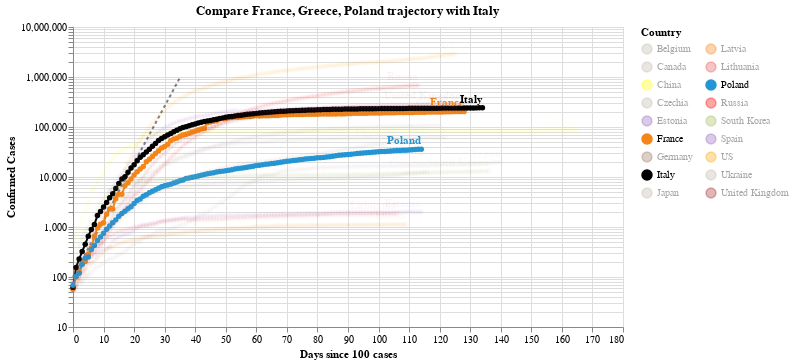

Notebook code for this chart:
### Code cell
#hide_input
chart2 = make_since_chart(dff2, ['France', 'Greece', 'Poland'], baseline_countries)
chart2

### Figure 1 — Vega-Lite specification as saved in the notebook (floating-point values rounded to 4 significant figures; data arrays with more than 128 entries replaced by an {"elided": "..."} marker saying what was removed)
{"config": {"view": {"continuousWidth": 400, "continuousHeight": 300}}, "layer": [{"data": {"name": "data-628230001892d6798b50651be41d1b3e"}, "mark": {"type": "line", "color": "black", "opacity": 0.5, "strokeDash": [3, 3]}, "encoding": {"x": {"type": "quantitative", "field": "Days since 100 cases"}, "y": {"type": "quantitative", "field": "Confirmed Cases"}}}, {"data": {"name": "data-82b8e781aee89ab26d24d80b4b476fea"}, "mark": {"type": "line", "point": true}, "encoding": {"color": {"type": "nominal", "field": "Country", "legend": {"columns": 2}, "scale": {"domain": ["Belgium", "Canada", "China", "Czechia", "Estonia", "France", "Germany", "Italy", "Japan", "Latvia", "Lithuania", "Poland", "Russia", "South Korea", "Spain", "US", "Ukraine", "United Kingdom"], "range": ["#C1B7AD", "#C1B7AD", "yellow", "#C1B7AD", "#9467bd", "#F58518", "#9D755D", "black", "#C1B7AD", "#F58518", "#E45756", "#2495D3", "red", "#A1BA59", "#9467bd", "orange", "#C1B7AD", "brown"]}}, "opacity": {"condition": {"value": 1, "selection": "selector005"}, "value": 0.05}, "tooltip": [{"type": "nominal", "field": "Country"}, {"type": "temporal", "field": "Date"}, {"type": "quantitative", "field": "Confirmed Cases"}, {"type": "quantitative", "field": "Days since 100 cases"}], "x": {"type": "quantitative", "field": "Days since 100 cases"}, "y": {"type": "quantitative", "field": "Confirmed Cases", "scale": {"type": "log"}}}, "selection": {"selector005": {"type": "multi", "fields": ["Country"], "bind": "legend", "init": [{"Country": "France"}, {"Country": "Greece"}, {"Country": "Poland"}, {"Country": "Italy"}]}}, "width": 550}, {"data": {"name": "data-82b8e781aee89ab26d24d80b4b476fea"}, "mark": {"type": "text", "align": "right", "dy": -8, "fontWeight": "bold"}, "encoding": {"color": {"type": "nominal", "field": "Country", "legend": {"columns": 2}, "scale": {"domain": ["Belgium", "Canada", "China", "Czechia", "Estonia", "France", "Germany", "Italy", "Japan", "Latvia", "Lithuania", "Poland", "Russia", "South Korea", "Spain", "US", "Ukraine", "United Kingdom"], "range": ["#C1B7AD", "#C1B7AD", "yellow", "#C1B7AD", "#9467bd", "#F58518", "#9D755D", "black", "#C1B7AD", "#F58518", "#E45756", "#2495D3", "red", "#A1BA59", "#9467bd", "orange", "#C1B7AD", "brown"]}}, "opacity": {"condition": {"value": 1, "selection": "selector005"}, "value": 0.05}, "text": {"type": "nominal", "field": "Country"}, "tooltip": [{"type": "nominal", "field": "Country"}, {"type": "temporal", "field": "Date"}, {"type": "quantitative", "field": "Confirmed Cases"}, {"type": "quantitative", "field": "Days since 100 cases"}], "x": {"type": "quantitative", "field": "Days since 100 cases"}, "y": {"type": "quantitative", "field": "Confirmed Cases", "scale": {"type": "log"}}}, "transform": [{"filter": "(datum['Date'] >= 1593907200000)"}], "width": 550}], "title": "Compare France, Greece, Poland trajectory with Italy", "$schema": "https://vega.github.io/schema/vega-lite/v4.0.2.json", "datasets": {"data-628230001892d6798b50651be41d1b3e": [{"Days since 100 cases": 0, "Confirmed Cases": 100.0}, {"Days since 100 cases": 1, "Confirmed Cases": 130.0}, {"Days since 100 cases": 2, "Confirmed Cases": 169.0}, {"Days since 100 cases": 3, "Confirmed Cases": 219.7}, {"Days since 100 cases": 4, "Confirmed Cases": 285.6}, {"Days since 100 cases": 5, "Confirmed Cases": 371.3}, {"Days since 100 cases": 6, "Confirmed Cases": 482.7}, {"Days since 100 cases": 7, "Confirmed Cases": 627.5}, {"Days since 100 cases": 8, "Confirmed Cases": 815.7}, {"Days since 100 cases": 9, "Confirmed Cases": 1060.0}, {"Days since 100 cases": 10, "Confirmed Cases": 1379.0}, {"Days since 100 cases": 11, "Confirmed Cases": 1792.0}, {"Days since 100 cases": 12, "Confirmed Cases": 2330.0}, {"Days since 100 cases": 13, "Confirmed Cases": 3029.0}, {"Days since 100 cases": 14, "Confirmed Cases": 3937.0}, {"Days since 100 cases": 15, "Confirmed Cases": 5119.0}, {"Days since 100 cases": 16, "Confirmed Cases": 6654.0}, {"Days since 100 cases": 17, "Confirmed Cases": 8650.0}, {"Days since 100 cases": 18, "Confirmed Cases": 11250.0}, {"Days since 100 cases": 19, "Confirmed Cases": 14620.0}, {"Days since 100 cases": 20, "Confirmed Cases": 19000.0}, {"Days since 100 cases": 21, "Confirmed Cases": 24710.0}, {"Days since 100 cases": 22, "Confirmed Cases": 32120.0}, {"Days since 100 cases": 23, "Confirmed Cases": 41750.0}, {"Days since 100 cases": 24, "Confirmed Cases": 54280.0}, {"Days since 100 cases": 25, "Confirmed Cases": 70560.0}, {"Days since 100 cases": 26, "Confirmed Cases": 91730.0}, {"Days since 100 cases": 27, "Confirmed Cases": 119300.0}, {"Days since 100 cases": 28, "Confirmed Cases": 155000.0}, {"Days since 100 cases": 29, "Confirmed Cases": 201500.0}, {"Days since 100 cases": 30, "Confirmed Cases": 262000.0}, {"Days since 100 cases": 31, "Confirmed Cases": 340600.0}, {"Days since 100 cases": 32, "Confirmed Cases": 442800.0}, {"Days since 100 cases": 33, "Confirmed Cases": 575600.0}, {"Days since 100 cases": 34, "Confirmed Cases": 748300.0}, {"Days since 100 cases": 35, "Confirmed Cases": 972800.0}], "data-82b8e781aee89ab26d24d80b4b476fea": {"elided": "2246 records"}}}
